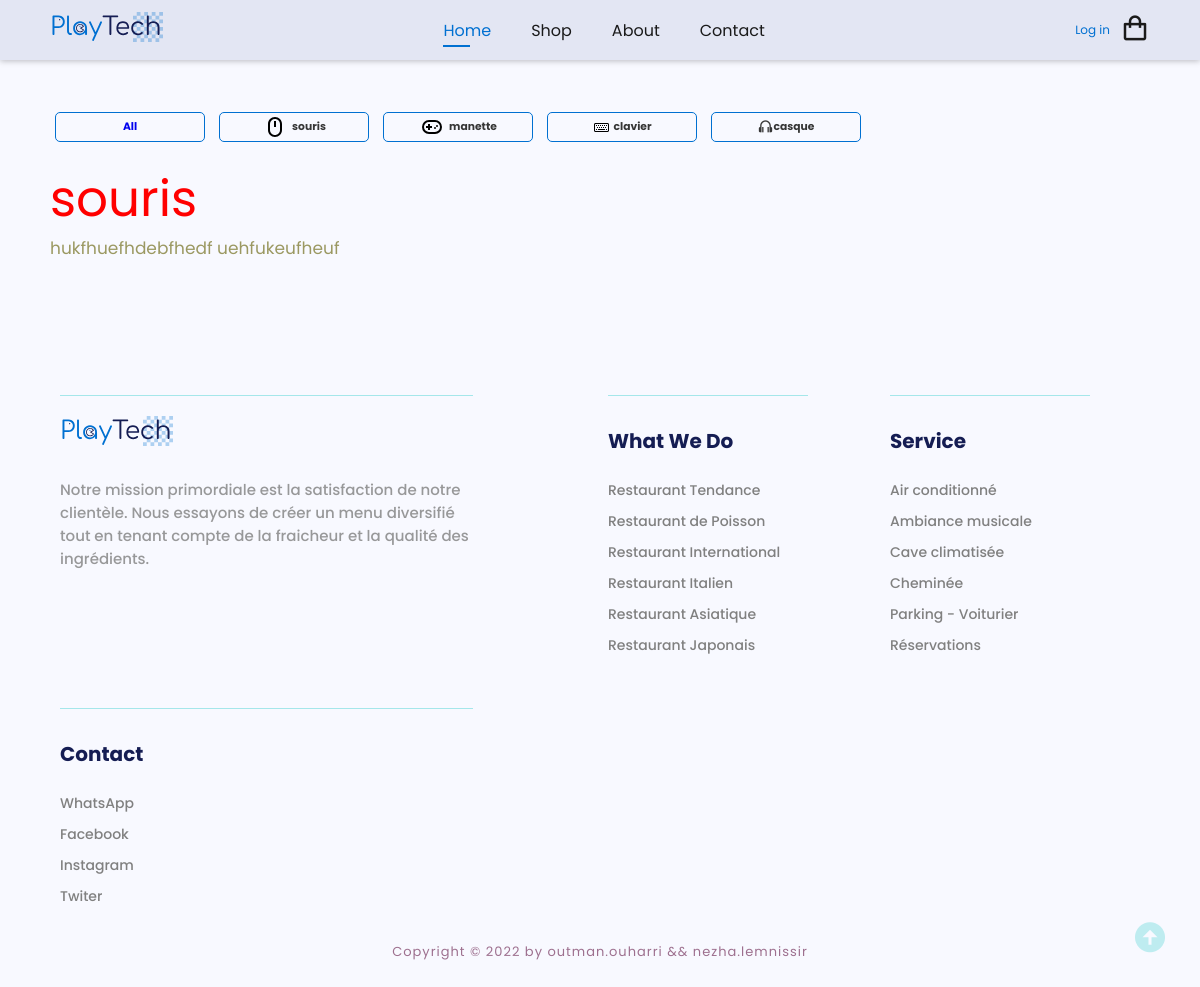
The app's page /Gallery.php?id=1 with its own data.
### tables this page shows
CREATE TABLE `categorie` (
  `id_categorie` int(11) NOT NULL,
  `libelle` varchar(50) DEFAULT NULL,
  `desc_categorie` varchar(50) NOT NULL,
  `svg_icon_categorie` longtext NOT NULL
);

### Gallery.php (the view, shortened to what this page needs)
<!DOCTYPE html>
<html lang="en">
<head>
    <link rel="stylesheet" href="./style/style.css?v=<?php echo time(); ?>">
    <link rel="stylesheet" href="https://cdnjs.cloudflare.com/ajax/libs/font-awesome/6.2.0/css/all.min.css" />
    <link href='https://unpkg.com/boxicons@2.1.4/css/boxicons.min.css' rel='stylesheet'>
    <?php
    include "./component/header.php"
    ?>
</head>
<body>
    <?php
    include_once "./component/header.php"
    ?>
    <section class="menu" id="intro">
        <div class="categorie-gallery">
            <?php
            include_once "./admin/connection.php";
            $req = mysqli_query($con, "SELECT * FROM categorie");
            if (mysqli_num_rows($req) == 0) {
            } else {
            ?>
                <div class="cat_box" style="justify-content: center;">
                    <a href="?id=0">
                        <h6>All</h6>
                    </a>
                </div>
                <?php
                while ($row = mysqli_fetch_assoc($req)) {
                ?>
                    <div class="cat_box cart_Box" style="justify-content: center;">
                        <a class="cat_type" href="?id=<?= $row['id_categorie'] ?>">
                            <?= $row['svg_icon_categorie'] ?>
                            <h6><?= $row['libelle'] ?></h6>
                        </a>
                    </div>
            <?php
                }
            }
            ?>
        </div>
        <?php
        $id = $_GET['id'];
        if ($id != 0) {
            $reQ = mysqli_query($con, "SELECT * FROM `categorie` WHERE id_categorie = $id");
            if (mysqli_num_rows($reQ) == 0) {
            } else {
                $row = mysqli_fetch_assoc($reQ);
        ?>
                <div class="mainText" id="platType">
                    <div class="add_prod">
                        <h2><?= $row['libelle'] ?></h2>
                    </div>
                    <p><?= $row['desc_categorie'] ?></p>
                </div>
                <?php
            }
                }
                    ?>
    </section>
    <a href="#intro" class="sctrooL">
        <i class='bx bxs-up-arrow-circle bx-md'></i>
    </a>
    <?php
    include_once "./component/footer.php";
    ?>
</body>
</html>

### style/style.css (style rules this page uses)
* { padding: 0; margin: 0; box-sizing: border-box; font-family: "Poppins", sans-serif; text-decoration: none !important; list-style: none !important; scroll-behavior: smooth; }
:root { --bg-color: #363636; --text-color: #1a1a1a; --main-color: #0070d1; --other-color: #363636; --h1-font: 6rem; --p-font: 1rem; }
body { background-color: #f8f9ff !important; color: var(--text-color); }
.categorie-gallery { padding-top: 110px; padding-bottom: 20px; display: flex; align-items: center; text-align: center; display: grid; grid-template-columns: repeat(auto-fit, minmax(auto, 150px)); gap: 4px; }
.cat_box { border: solid var(--main-color) 1.5px; cursor: pointer; height: 30px; min-width: 150px; padding: 10px; border-radius: 5px; justify-content: space-between; display: flex; align-items: center; text-align: center; height: 30px; width: auto; margin: 2px 5px; }
.cart_Box { justify-content: center !important; }
h6 { margin: 0px !important; }
.categorie-gallery .cat_type { color: var(--bg-color); display: flex; align-items: center; }
.categorie-gallery a svg { font-size: 10px; margin-right: 5px; margin-left: 1px; color: var(--main-color) !important; }
.menu { padding: 0 50px; }
.menu .mainText h2 { color: red; font-weight: 400; font-size: 50px; line-height: 141.5%; text-align: left; }
.menu .mainText p { color: #84813b; font-size: 17px; opacity: 0.8; }
.add_prod { display: flex; align-items: center; justify-content: space-between; }
@media (max-width: 1625px) { :root { --h1-font: 5rem; } }
@media (max-width: 1440px) { :root { --h1-font: 4rem; } }

### records on screen
categorie: libelle "souris", desc_categorie "hukfhuefhdebfhedf uehfukeufheuf"
categorie: libelle "manette"
categorie: libelle "clavier"
categorie: libelle "casque"
